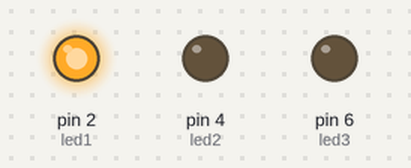
The sketch below on a simulated Arduino Uno, built with avr-gcc and run on an emulated ATmega328P. Shown: output pins drawn as LEDs (lit = HIGH).

Above: at 0.5 s.
At 1.62 s:
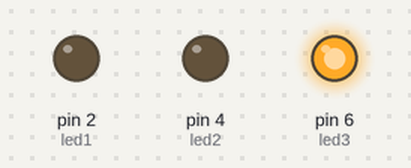
At 3.0 s:
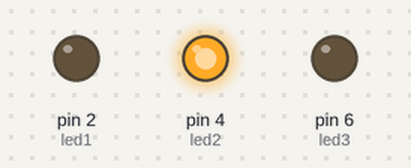
Timing chart, 0 to 4.0 s (numbered marks = the images above):
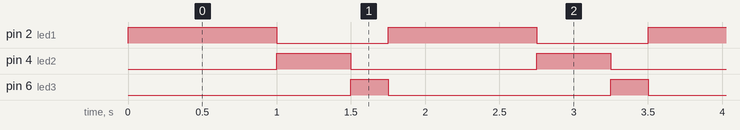

Measured:
- by itself, pin 2 (led1): alternates HIGH for 1.0 s and LOW for 0.75 s
- by itself, pin 4 (led2): alternates HIGH for 0.50 s and LOW for 1.3 s
- by itself, pin 6 (led3): alternates HIGH for 0.25 s and LOW for 1.5 s

The sketch:

chasing_LED_port246.ino
```cpp
int led1 = 2;
int led2 = 4;
int led3 = 6;

void setup() {
  pinMode(led1, OUTPUT);
  pinMode(led2, OUTPUT);
  pinMode(led3, OUTPUT);
}

void loop() {
  digitalWrite(led1, HIGH);
  digitalWrite(led2, LOW);
  digitalWrite(led3, LOW);
  delay(1000);

  digitalWrite(led1, LOW);
  digitalWrite(led2, HIGH);
  digitalWrite(led3, LOW);
  delay(500);

  digitalWrite(led1, LOW);
  digitalWrite(led2, LOW);
  digitalWrite(led3, HIGH);
  delay(250);
}
```
